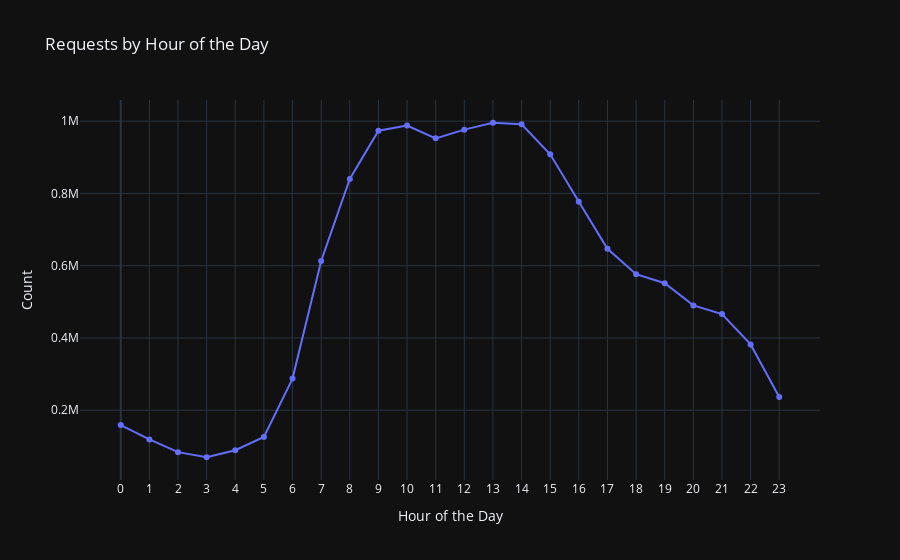

The notebook cell this image was saved under:
### Code cell
# Requests by hour of the day (Plotly)

df_hour = con.execute("""
    SELECT
        CREATED_HOUR AS hour,
        COUNT(*) AS n_requests
    FROM data_4
    WHERE CREATED_HOUR IS NOT NULL
    GROUP BY hour
    ORDER BY hour
""").df()

fig = px.line(
    df_hour,
    x="hour",
    y="n_requests",
    markers=True,
    title="Requests by Hour of the Day",
    template="plotly_dark"
)

fig.update_layout(
    xaxis_tickmode="array",
    xaxis_tickvals=list(range(0, 24)),
    xaxis_title="Hour of the Day",
    yaxis_title="Count"
)

fig.show()

### Figure 1 — Plotly figure (JSON) as saved in the notebook; plotly's stock layout.template omitted (floating-point values rounded to 4 significant figures)
{"data": [{"hovertemplate": "hour=%{x}<br>n_requests=%{y}<extra></extra>", "legendgroup": "", "line": {"color": "#636efa", "dash": "solid"}, "marker": {"symbol": "circle"}, "mode": "lines+markers", "name": "", "orientation": "v", "showlegend": false, "type": "scatter", "x": [0, 1, 2, 3, 4, 5, 6, 7, 8, 9, 10, 11, 12, 13, 14, 15, 16, 17, 18, 19, 20, 21, 22, 23], "xaxis": "x", "y": [158924, 119317, 84056, 69941, 89255, 126308, 287566, 613013, 839869, 973581, 987974, 952522, 976556, 995654, 991245, 908434, 776741, 646986, 576448, 551607, 490187, 466351, 382202, 236466], "yaxis": "y"}], "layout": {"legend": {"tracegroupgap": 0}, "title": {"text": "Requests by Hour of the Day"}, "xaxis": {"anchor": "y", "domain": [0, 1], "tickmode": "array", "tickvals": [0, 1, 2, 3, 4, 5, 6, 7, 8, 9, 10, 11, 12, 13, 14, 15, 16, 17, 18, 19, 20, 21, 22, 23], "title": {"text": "Hour of the Day"}}, "yaxis": {"anchor": "x", "domain": [0, 1], "title": {"text": "Count"}}}}
